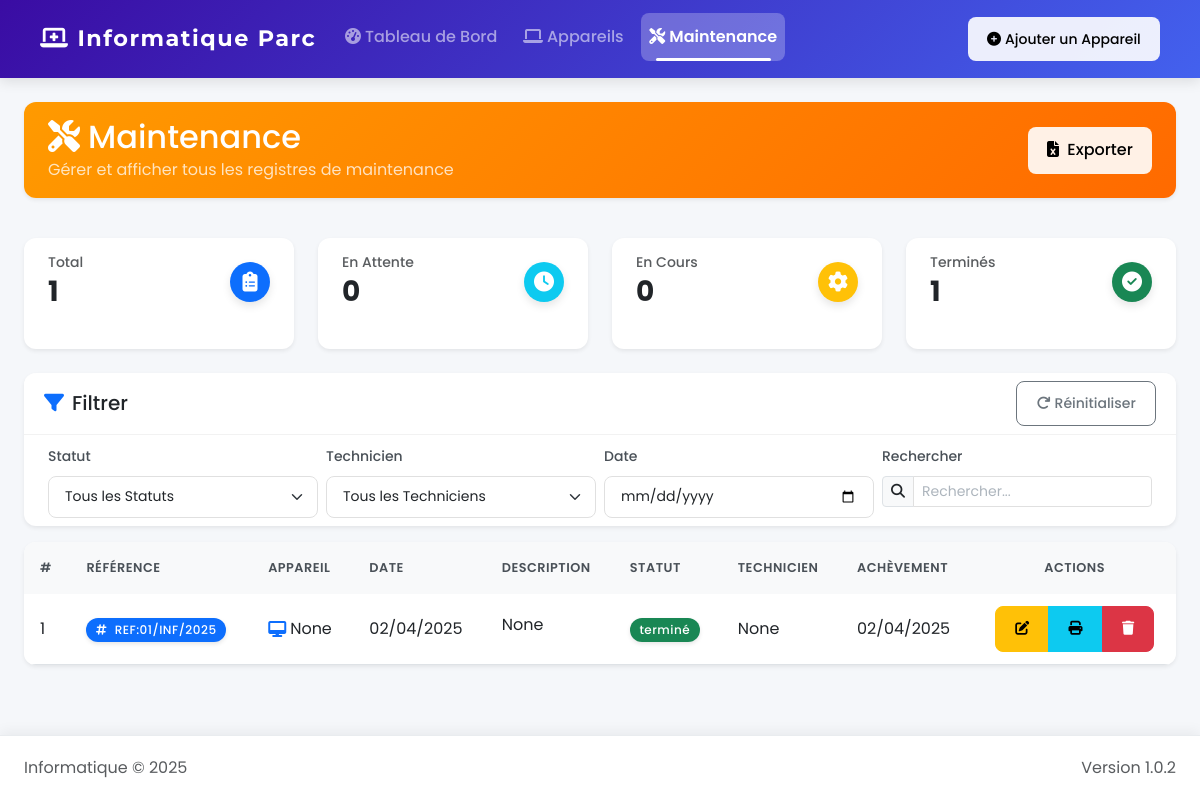
The app's page /maintenance with its own data.
### app.py (models this page shows, shortened)
class MaintenanceRecord(db.Model):
    id = db.Column(db.Integer, primary_key=True)
    device_id = db.Column(db.Integer, db.ForeignKey('device.id'), nullable=False)
    reference = db.Column(db.String(20))  # Add this line for the reference field
    maintenance_date = db.Column(db.Date, nullable=False)
    issue_description = db.Column(db.Text, nullable=False)
    actions_taken = db.Column(db.Text)
    status = db.Column(db.String(20), default='en attente')
    technician = db.Column(db.String(100), nullable=False)
    completion_date = db.Column(db.Date)
    notes = db.Column(db.Text)

class Device(db.Model):
    id = db.Column(db.Integer, primary_key=True)
    name = db.Column(db.String(100), nullable=False)
    type = db.Column(db.String(50), nullable=False)
    serial_number = db.Column(db.String(100), nullable=False, unique=True)
    status = db.Column(db.String(20), default='actif')
    assigned_to = db.Column(db.String(100))
    service = db.Column(db.String(100))
    department = db.Column(db.String(100))
    mac_address = db.Column(db.String(17))
    notes = db.Column(db.Text)
    maintenance_records = db.relationship('MaintenanceRecord', backref='device', lazy=True, cascade="all, delete-orphan")

### app.py (the view)
@app.route('/maintenance')
def maintenance():
    maintenance_records = MaintenanceRecord.query.order_by(MaintenanceRecord.maintenance_date.desc()).all()
    return render_template('maintenance.html', maintenance_records=maintenance_records)

### app.py (called while the page is built)
@app.context_processor
def utility_processor():
    return dict(now=datetime.now)

### templates/maintenance.html (shortened to what this page needs)
{% extends "layout.html" %}
{% block content %}
<div class="container-fluid px-0">
    <div class="row mb-3">
        <div class="col-md-12">
            <div class="card shadow-sm border-0 bg-gradient-warning text-white">
                <div class="card-body py-3">
                    <div class="d-flex flex-column flex-md-row justify-content-between align-items-start align-items-md-center">
                        <div class="mb-3 mb-md-0">
                            <h2 class="mb-0"><i class="fas fa-tools me-2"></i>Maintenance</h2>
                            <p class="mb-0 opacity-75">Gérer et afficher tous les registres de maintenance</p>
                        </div>
                        <div>
                            <a href="{{ url_for('export_maintenance_excel') }}" class="btn btn-light">
                                <i class="fas fa-file-excel me-1"></i> Exporter
                            </a>
                        </div>
                    </div>
                </div>
            </div>
        </div>
    </div>
    <div class="row mb-3">
        <div class="col-6 col-md-3 mb-2">
            <div class="card shadow-sm border-0 h-100 stats-card">
                <div class="card-body py-2 py-md-3">
                    <div class="d-flex justify-content-between align-items-center">
                        <div>
                            <h6 class="text-muted mb-1 small">Total</h6>
                            <h3 class="mb-0 fw-bold" id="total-records">{{ maintenance_records|length }}</h3>
                        </div>
                        <div class="icon-circle bg-primary">
                            <i class="fas fa-clipboard-list fa-lg text-white"></i>
                        </div>
                    </div>
                </div>
            </div>
        </div>
        <div class="col-6 col-md-3 mb-2">
            <div class="card shadow-sm border-0 h-100 stats-card">
                <div class="card-body py-2 py-md-3">
                    <div class="d-flex justify-content-between align-items-center">
                        <div>
                            <h6 class="text-muted mb-1 small">En Attente</h6>
                            <h3 class="mb-0 fw-bold" id="pending-records">0</h3>
                        </div>
                        <div class="icon-circle bg-info">
                            <i class="fas fa-clock fa-lg text-white"></i>
                        </div>
                    </div>
                </div>
            </div>
        </div>
        <div class="col-6 col-md-3 mb-2">
            <div class="card shadow-sm border-0 h-100 stats-card">
                <div class="card-body py-2 py-md-3">
                    <div class="d-flex justify-content-between align-items-center">
                        <div>
                            <h6 class="text-muted mb-1 small">En Cours</h6>
                            <h3 class="mb-0 fw-bold" id="in-progress-records">0</h3>
                        </div>
                        <div class="icon-circle bg-warning">
                            <i class="fas fa-cog fa-lg text-white"></i>
                        </div>
                    </div>
                </div>
            </div>
        </div>
        <div class="col-6 col-md-3 mb-2">
            <div class="card shadow-sm border-0 h-100 stats-card">
                <div class="card-body py-2 py-md-3">
                    <div class="d-flex justify-content-between align-items-center">
                        <div>
                            <h6 class="text-muted mb-1 small">Terminés</h6>
                            <h3 class="mb-0 fw-bold" id="completed-records">0</h3>
                        </div>
                        <div class="icon-circle bg-success">
                            <i class="fas fa-check-circle fa-lg text-white"></i>
                        </div>
                    </div>
                </div>
            </div>
        </div>
    </div>
    <div class="card shadow-sm mb-3">
        <div class="card-header bg-white py-2">
            <div class="d-flex justify-content-between align-items-center">
                <h5 class="mb-0"><i class="fas fa-filter me-2 text-primary"></i>Filtrer</h5>
                <button class="btn btn-sm btn-outline-secondary" id="reset-filters">
                    <i class="fas fa-redo me-1"></i>Réinitialiser
                </button>
            </div>
        </div>
        <div class="card-body py-2">
            <div class="row g-2">
                <div class="col-6 col-md-3">
                    <label for="status-filter" class="form-label small">Statut</label>
                    <select id="status-filter" class="form-select form-select-sm">
                        <option value="">Tous les Statuts</option>
                    </select>
                </div>
                <div class="col-6 col-md-3">
                    <label for="technician-filter" class="form-label small">Technicien</label>
                    <select id="technician-filter" class="form-select form-select-sm">
                        <option value="">Tous les Techniciens</option>
                        {% set technicians = [] %}
                    </select>
                </div>
                <div class="col-6 col-md-3">
                    <label for="date-filter" class="form-label small">Date</label>
                    <input type="date" id="date-filter" class="form-control form-control-sm">
                </div>
                <div class="col-6 col-md-3">
                    <label for="search-input" class="form-label small">Rechercher</label>
                    <div class="input-group input-group-sm">
                        <span class="input-group-text"><i class="fas fa-search"></i></span>
                        <input type="text" id="search-input" class="form-control" placeholder="Rechercher...">
                    </div>
                </div>
            </div>
        </div>
    </div>
    <div class="card shadow-sm">
        <div class="card-body p-0">
            <div class="table-responsive">
                <table class="table table-hover table-sm mb-0" id="maintenance-table">
                    <thead class="table-light">
                        <tr>
                            <th class="border-0">#</th>
                            <th class="border-0 d-none d-md-table-cell">Référence</th>
                            <th class="border-0">Appareil</th>
                            <th class="border-0">Date</th>
                            <th class="border-0 d-none d-md-table-cell">Description</th>
                            <th class="border-0">Statut</th>
                            <th class="border-0 d-none d-md-table-cell">Technicien</th>
                            <th class="border-0 d-none d-md-table-cell">Achèvement</th>
                            <th class="border-0 text-center">Actions</th>
                        </tr>
                    </thead>
                    <tbody>
                        {% for record in maintenance_records %}
                        <tr data-status="{{ record.status }}" data-technician="{{ record.technician }}" data-date="{{ record.maintenance_date.strftime('%Y-%m-%d') }}">
                            <td>{{ record.id }}</td>
                            <td class="d-none d-md-table-cell">
                                <span class="badge bg-primary text-white">
                                    <i class="fas fa-hashtag me-1"></i>
                                    {{ record.reference or 'MAINT-' + record.id|string }}
                                </span>
                            </td>
                            <td>
                                <div class="d-flex align-items-center">
                                    {% if record.device.type == 'ordinateur de bureau' %}
                                        <i class="fas fa-desktop text-primary me-1"></i>
                                    {% elif record.device.type == 'ordinateur portable' %}
                                        <i class="fas fa-laptop text-primary me-1"></i>
                                    {% else %}
                                        <i class="fas fa-hdd text-primary me-1"></i>
                                    {% endif %}
                                    <span class="d-inline-block text-truncate" style="max-width: 120px;">{{ record.device.name }}</span>
                                </div>
                            </td>
                            <td>{{ record.maintenance_date.strftime('%d/%m/%Y') }}</td>
                            <td class="d-none d-md-table-cell">
                                <span class="d-inline-block text-truncate" style="max-width: 200px;">{{ record.issue_description }}</span>
                            </td>
                            <td>
                                <span class="badge rounded-pill bg-{{ 'success' if record.status == 'terminé' else 'warning' if record.status == 'en cours' else 'info' }}">
                                    {{ record.status }}
                                </span>
                            </td>
                            <td class="d-none d-md-table-cell">{{ record.technician or '-' }}</td>
                            <td class="d-none d-md-table-cell">{{ record.completion_date.strftime('%d/%m/%Y') if record.completion_date else '-' }}</td>
                            <td class="text-center">
                                <div class="btn-group">
                                    <a href="{{ url_for('edit_maintenance', record_id=record.id) }}" class="btn btn-sm btn-warning" data-bs-toggle="tooltip" title="Modifier">
                                        <i class="fas fa-edit"></i>
                                    </a>
                                    <a href="{{ url_for('print_maintenance', record_id=record.id) }}" class="btn btn-sm btn-info" data-bs-toggle="tooltip" title="Imprimer" target="_blank">
                                        <i class="fas fa-print"></i>
                                    </a>
                                    <a href="{{ url_for('delete_maintenance', record_id=record.id) }}" class="btn btn-sm btn-danger" data-bs-toggle="tooltip" title="Supprimer" onclick="return confirmDelete(event, 'Êtes-vous sûr de vouloir supprimer ce registre de maintenance?')">
                                        <i class="fas fa-trash"></i>
                                    </a>
                                </div>
                            </td>
                        </tr>
                        {% endfor %}
                    </tbody>
                </table>
            </div>
        </div>
    </div>
</div>
{% endblock %}

### static/css/common-components.css (style rules this page uses)
.btn { border-radius: 0.375rem; font-weight: 500; }
.card { border-radius: 0.5rem; border: 1px solid rgba(0, 0, 0, 0.125); }
.card-header { border-bottom: 1px solid rgba(0, 0, 0, 0.125); }
.table th { font-weight: 600; color: #495057; }
.form-label { font-weight: 500; margin-bottom: 0.25rem; }
.badge { font-weight: 500; padding: 0.35em 0.65em; border-radius: 0.375rem; }

### static/css/style.css (style rules this page uses)
body { font-family: 'Roboto', sans-serif; background-color: #f8f9fa; color: #495057; line-height: 1.6; transition: background-color 0.3s ease; direction: ltr; }
.card { box-shadow: 0 4px 12px rgba(0, 0, 0, 0.08); margin-bottom: 1.5rem; border: none; border-radius: 0.5rem; transition: all 0.3s ease; overflow: hidden; }
.card-header { font-weight: bold; border-bottom: 1px solid rgba(0, 0, 0, 0.05); background-color: #fff; padding: 1rem 1.25rem; }
.card-body { padding: 1.5rem; }
.me-1 { margin-right: 0.25rem !important; margin-left: 0 !important; }
.me-2 { margin-right: 0.5rem !important; margin-left: 0 !important; }
.table { border-collapse: separate; border-spacing: 0; }
.table th { font-weight: 600; background-color: #f8f9fa; border-top: none; padding: 1rem; }
.table td { padding: 0.75rem 1rem; vertical-align: middle; }
.table-hover tbody tr { transition: background-color 0.2s ease; }
.badge { font-weight: 500; padding: 0.5em 0.8em; border-radius: 50rem; letter-spacing: 0.5px; box-shadow: 0 2px 4px rgba(0, 0, 0, 0.1); }
.btn { border-radius: 0.375rem; font-weight: 500; padding: 0.5rem 1rem; transition: all 0.3s ease; position: relative; overflow: hidden; }
.btn-sm { padding: 0.375rem 0.75rem; font-size: 0.875rem; border-radius: 0.25rem; }
.form-label { font-weight: 500; margin-bottom: 0.5rem; color: #495057; }
.form-control, .form-select { border: 1px solid #ced4da; border-radius: 0.375rem; padding: 0.5rem 0.75rem; transition: all 0.3s ease; }
.form-control::placeholder { color: #adb5bd; }
.stats-card { transition: all 0.3s ease; border-radius: 0.5rem; overflow: hidden; }
body { font-family: 'Segoe UI', Tahoma, Geneva, Verdana, sans-serif; min-height: 100vh; display: flex; flex-direction: column; }
.stats-card { border-radius: 0.5rem; overflow: hidden; border: none; }

### templates/layout.html (style rules this page uses)
:root { --primary-color: #3a0ca3; --secondary-color: #4361ee; --accent-color: #4895ef; --success-color: #2ec4b6; --warning-color: #ff9f1c; --danger-color: #e71d36; --info-color: #4cc9f0; --light-color: #f8f9fa; --dark-color: #212529; --body-bg: #f5f7fa; }
body { font-family: 'Poppins', sans-serif; background-color: var(--body-bg); min-height: 100vh; display: flex; flex-direction: column; overflow-x: hidden; }
.btn-light { background-color: rgba(255, 255, 255, 0.9); border: none; font-weight: 500; transition: all 0.3s ease; border-radius: 8px; }
.container-fluid { max-width: 1400px; padding: 0 1.5rem; }
.card { border: none; border-radius: 12px; box-shadow: 0 4px 12px rgba(0, 0, 0, 0.05); transition: all 0.3s ease; overflow: hidden; }
.icon-circle { width: 48px; height: 48px; border-radius: 50%; display: flex; align-items: center; justify-content: center; box-shadow: 0 4px 8px rgba(0, 0, 0, 0.1); }
.stats-card { transition: all 0.3s ease; border-left: 4px solid transparent; }
.bg-gradient-warning { background: linear-gradient(135deg, #ff9f1c, #f48c06); }
.table { border-collapse: separate; border-spacing: 0; }
.table th { font-weight: 600; text-transform: uppercase; font-size: 0.8rem; letter-spacing: 0.5px; }
.form-control, .form-select { border-radius: 8px; padding: 0.6rem 1rem; border: 1px solid #e0e0e0; transition: all 0.3s ease; }
.btn { border-radius: 8px; padding: 0.6rem 1.2rem; font-weight: 500; transition: all 0.3s ease; }
@media (hover: none) { .btn { padding: 0.7rem 1.2rem; } }
.table-responsive { position: relative; }
.table-responsive::after { content: ''; position: absolute; top: 0; right: 0; height: 100%; width: 20px; background: linear-gradient(to right, rgba(255,255,255,0), rgba(255,255,255,0.7)); pointer-events: none; opacity: 0; transition: opacity 0.3s ease; }

### records on screen
MaintenanceRecord: id "1", reference "REF:01/INF/2025", device.name "None", maintenance_date "02/04/2025", issue_description "None", status "terminé", technician "None", completion_date "02/04/2025"

### other values on screen
{{ maintenance_records|length }} "1"
